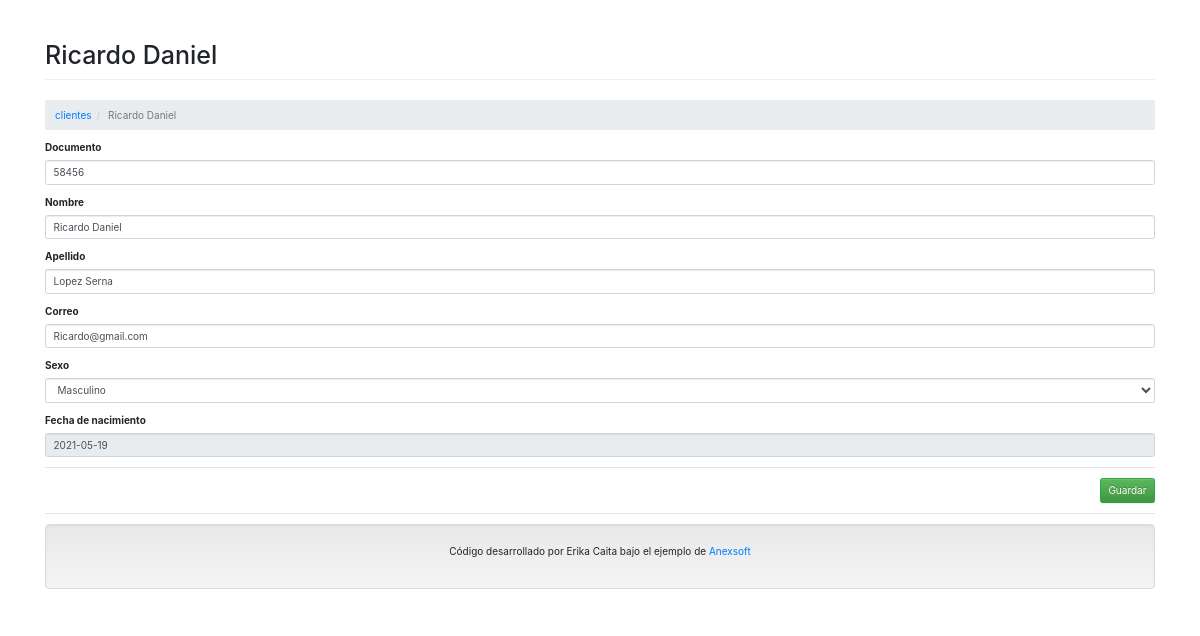
The app's page /?c=Cliente&a=Crud&id=9 with its own data.
### tables this page shows
CREATE TABLE `clientes` (
  `id` int(11) NOT NULL,
  `Documento` int(11) NOT NULL,
  `Nombre` varchar(50) NOT NULL DEFAULT '0',
  `Apellido` varchar(50) NOT NULL DEFAULT '0',
  `Sexo` tinyint(4) NOT NULL DEFAULT '0',
  `FechaNacimiento` varchar(20) DEFAULT NULL,
  `FechaRegistro` varchar(20) DEFAULT NULL,
  `Correo` varchar(50) NOT NULL
);

### controller/Cliente.controller.php (called while the page is built, shortened)
<?php
require_once 'model/Cliente.php';
class ClienteController{
    private $model;
    public function __CONSTRUCT(){
        $this->model = new Cliente();
    }
    public function Crud(){
        $alm = new Cliente();
        if(isset($_REQUEST['id'])){
            $alm = $this->model->Obtener($_REQUEST['id']);
        }
        require_once 'view/header.php';
        require_once 'view/Cliente/Cliente-editar.php';
        require_once 'view/footer.php';
    }
	}

### model/database.php (called while the page is built)
<?php
class Database
{
    public static function StartUp()
    {
        $pdo = new PDO('mysql:host=localhost;dbname=usuarios;charset=utf8', 'root', '');
        $pdo->setAttribute(PDO::ATTR_ERRMODE, PDO::ERRMODE_EXCEPTION);
        return $pdo;
    }
}

### model/Cliente.php (called while the page is built, shortened)
<?php
class Cliente
{
	private $pdo;
	public function __CONSTRUCT()
	{
		try
		{
			$this->pdo = Database::StartUp();
		}
		catch(Exception $e)
		{
			die($e->getMessage());
		}
	}
	public function Obtener($id)
	{
		try
		{
			$stm = $this->pdo
			          ->prepare("SELECT * FROM clientes WHERE id = ?");
			$stm->execute(array($id));
			return $stm->fetch(PDO::FETCH_OBJ);
		} catch (Exception $e)
		{
			die($e->getMessage());
		}
	}
}

### view/Cliente/Cliente-editar.php (the view, shortened to what this page needs)
<h1 class="page-header">
    <?php echo $alm->id != null ? $alm->Nombre : 'Nuevo Registro'; ?>
</h1>
<ol class="breadcrumb">
  <li><a href="?c=Cliente">clientes</a></li>
  <li class="active"><?php echo $alm->id != null ? $alm->Nombre : 'Nuevo Registro'; ?></li>
</ol>
<form id="frm-cliente" action="?c=Cliente&a=Guardar" method="post" enctype="multipart/form-data">
    <div class="form-group">
        <label>Documento</label>
        <input type="text" name="Documento" value="<?php echo $alm->Documento; ?>" class="form-control" placeholder="Ingrese su Documento" data-validacion-tipo="requerido|min:3" />
    </div>
    <div class="form-group">
        <label>Nombre</label>
        <input type="text" name="Nombre" value="<?php echo $alm->Nombre; ?>" class="form-control" placeholder="Ingrese su nombre" data-validacion-tipo="requerido|min:3" />
    </div>
    <div class="form-group">
        <label>Apellido</label>
        <input type="text" name="Apellido" value="<?php echo $alm->Apellido; ?>" class="form-control" placeholder="Ingrese su apellido" data-validacion-tipo="requerido|min:10" />
    </div>
    <div class="form-group">
        <label>Correo</label>
        <input type="text" name="Correo" value="<?php echo $alm->Correo; ?>" class="form-control" placeholder="Ingrese su correo electrónico" data-validacion-tipo="requerido|email" />
    </div>
    <div class="form-group">
        <label>Sexo</label>
        <select name="Sexo" class="form-control">
            <option <?php echo $alm->Sexo == 1 ? 'selected' : ''; ?> value="1">Masculino</option>
        </select>
    </div>
    <div class="form-group">
        <label>Fecha de nacimiento</label>
        <input readonly type="text" name="FechaNacimiento" value="<?php echo $alm->FechaNacimiento; ?>" class="form-control datepicker" placeholder="Ingrese su fecha de nacimiento" data-validacion-tipo="requerido" />
    </div>
    <hr />
    <div class="text-right">
        <button class="btn btn-success">Guardar</button>
    </div>
</form>

### records on screen
clientes: Nombre "Ricardo Daniel", Documento "58456", Apellido "Lopez Serna", Correo "Ricardo@gmail.com", Sexo "Masculino", FechaNacimiento "2021-05-19"
